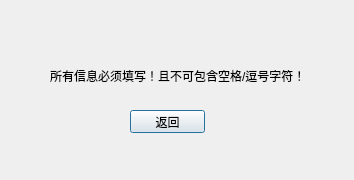
<?xml version="1.0" encoding="UTF-8"?>
<ui version="4.0">
 <class>enroll_warning</class>
 <widget class="QDialog" name="enroll_warning">
  <property name="geometry">
   <rect>
    <x>0</x>
    <y>0</y>
    <width>354</width>
    <height>180</height>
   </rect>
  </property>
  <property name="windowTitle">
   <string>Dialog</string>
  </property>
  <widget class="QLabel" name="label">
   <property name="geometry">
    <rect>
     <x>50</x>
     <y>40</y>
     <width>261</width>
     <height>71</height>
    </rect>
   </property>
   <property name="text">
    <string>所有信息必须填写！且不可包含空格/逗号字符！</string>
   </property>
  </widget>
  <widget class="QPushButton" name="Bcak">
   <property name="geometry">
    <rect>
     <x>130</x>
     <y>110</y>
     <width>75</width>
     <height>23</height>
    </rect>
   </property>
   <property name="text">
    <string>返回</string>
   </property>
  </widget>
 </widget>
 <resources/>
 <connections/>
</ui>
